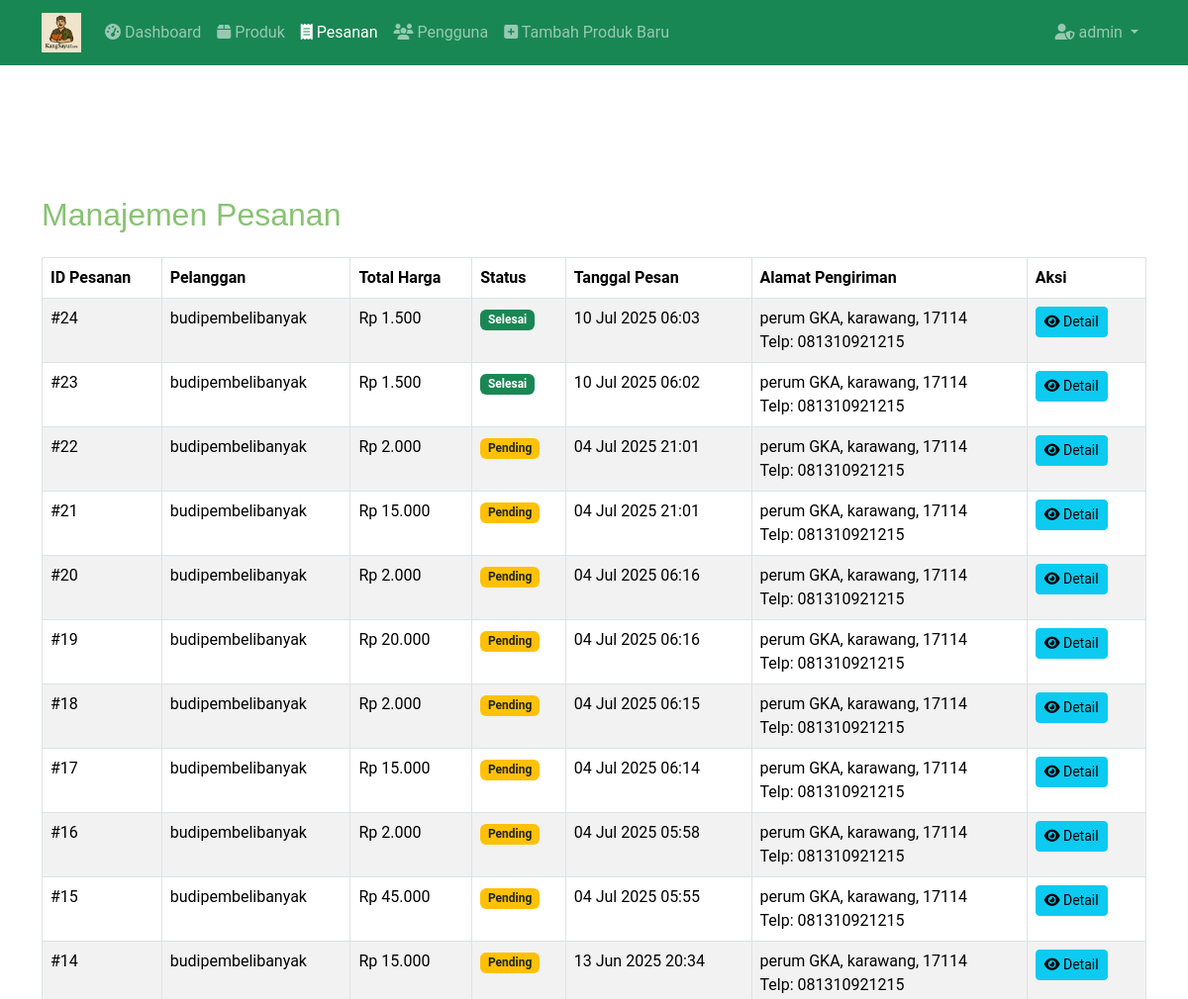
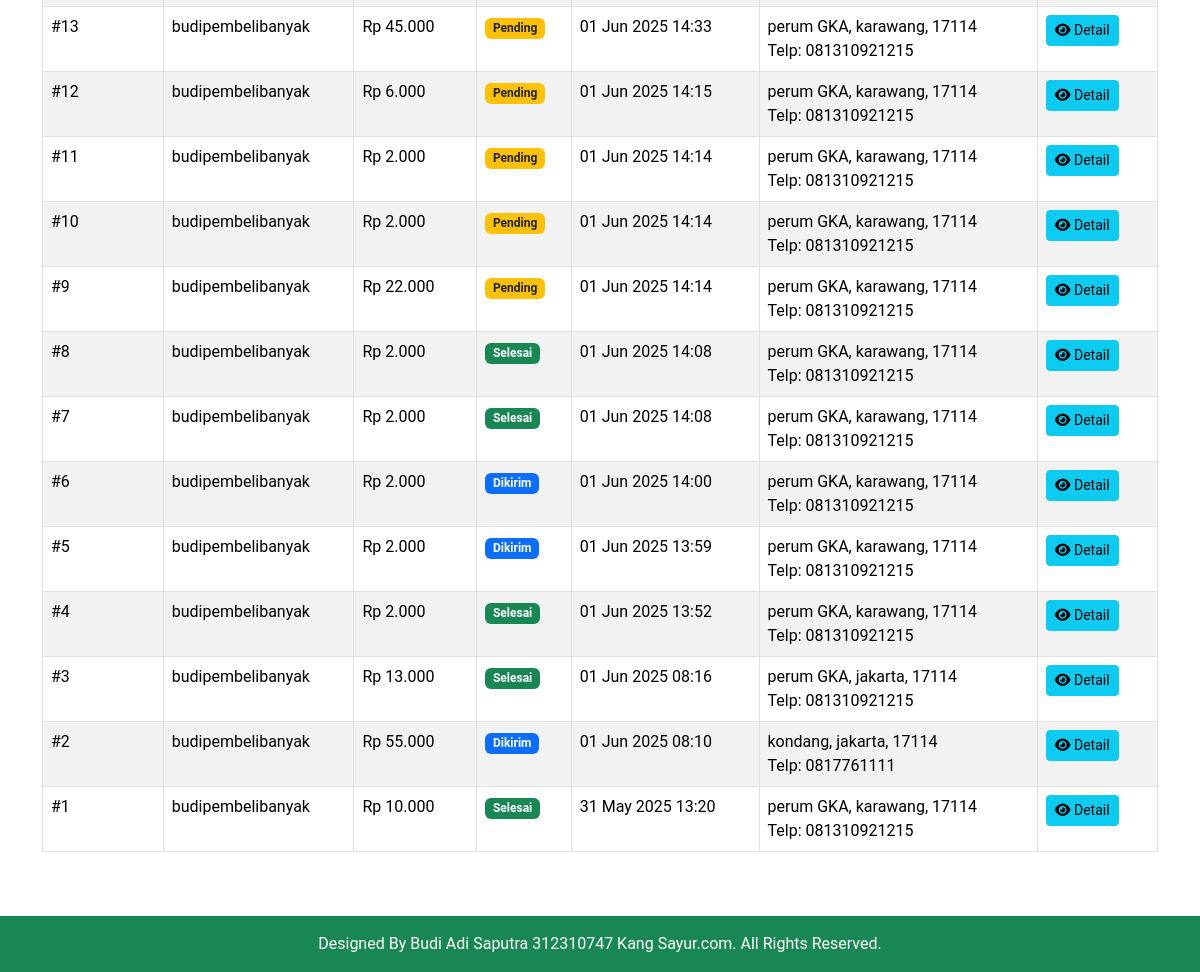
Page /sayuran/admin/admin_orders.php (signed in) on the committed database (2 pictures, top to bottom).
### tables this page shows
CREATE TABLE `orders` (
  `id` int(11) NOT NULL,
  `user_id` int(11) NOT NULL,
  `total_amount` decimal(10,2) NOT NULL,
  `status` enum('pending','processing','shipped','completed','cancelled') DEFAULT 'pending',
  `order_date` datetime DEFAULT current_timestamp(),
  `shipping_address_id` int(11) DEFAULT NULL,
  `billing_address_id` int(11) DEFAULT NULL,
  `notes` text DEFAULT NULL,
  `payment_method` varchar(100) NOT NULL DEFAULT '''COD''' COMMENT 'Metode pembayaran pesanan'
);

CREATE TABLE `users` (
  `id` int(11) NOT NULL,
  `username` varchar(50) NOT NULL,
  `password` varchar(255) NOT NULL,
  `email` varchar(100) NOT NULL,
  `phone_number` varchar(20) DEFAULT NULL,
  `nama` varchar(100) DEFAULT NULL,
  `role` enum('admin','penjual','pembeli') DEFAULT 'pembeli',
  `created_at` timestamp NOT NULL DEFAULT current_timestamp()
);

CREATE TABLE `addresses` (
  `id` int(11) NOT NULL,
  `user_id` int(11) NOT NULL,
  `address_line1` varchar(255) NOT NULL,
  `address_line2` varchar(255) DEFAULT NULL,
  `city` varchar(100) NOT NULL,
  `province` varchar(100) DEFAULT NULL,
  `postal_code` varchar(10) NOT NULL,
  `phone_number` varchar(20) NOT NULL,
  `is_default` tinyint(1) DEFAULT 0,
  `type` enum('shipping','billing') DEFAULT 'shipping',
  `created_at` timestamp NOT NULL DEFAULT current_timestamp()
);

### sayuran/admin/admin_orders.php (the view, shortened to what this page needs)
<?php
include_once __DIR__ . '/admin_header.php';
$orders = [];
try {
    $pdo = get_pdo_connection();
    $stmt = $pdo->prepare("
        SELECT
            o.id AS order_id,
            o.user_id,
            u.username AS customer_username,
            o.total_amount,
            o.status,
            o.order_date,
            a.address_line1,
            a.city,
            a.postal_code,
            a.phone_number AS shipping_phone_number
        FROM orders o
        JOIN users u ON o.user_id = u.id
        JOIN addresses a ON o.shipping_address_id = a.id
        ORDER BY o.order_date DESC
    ");
    $stmt->execute();
    $orders = $stmt->fetchAll(PDO::FETCH_ASSOC);
} catch (PDOException $e) {
    $error_message = "Terjadi kesalahan database saat mengambil data pesanan: " . $e->getMessage();
}
?>
<div class="container mt-5">
    <h2 class="mb-4">Manajemen Pesanan</h2>
    <?php if (empty($orders)): ?>
        <div class="alert alert-info text-center" role="alert">
            Belum ada pesanan yang masuk saat ini.
        </div>
    <?php else: ?>
        <div class="table-responsive">
            <table class="table table-bordered table-striped">
                <thead>
                    <tr>
                        <th>ID Pesanan</th>
                        <th>Pelanggan</th>
                        <th>Total Harga</th>
                        <th>Status</th>
                        <th>Tanggal Pesan</th>
                        <th>Alamat Pengiriman</th>
                        <th>Aksi</th>
                    </tr>
                </thead>
                <tbody>
                    <?php foreach ($orders as $order): ?>
                        <tr>
                            <td>#<?php echo htmlspecialchars($order['order_id']); ?></td>
                            <td><?php echo htmlspecialchars($order['customer_username']); ?></td>
                            <td>Rp <?php echo number_format($order['total_amount'], 0, ',', '.'); ?></td>
                            <td>
                                <span class="badge
                                    <?php
                                        if ($order['status'] == 'pending') {
                                            echo 'bg-warning text-dark';
                                        } elseif ($order['status'] == 'processed') {
                                            echo 'bg-info';
                                        } elseif ($order['status'] == 'shipped') {
                                            echo 'bg-primary';
                                        } elseif ($order['status'] == 'completed') {
                                            echo 'bg-success';
                                        } elseif ($order['status'] == 'cancelled') {
                                            echo 'bg-danger';
                                        } else {
                                            echo 'bg-secondary';
                                        }
                                    ?>">
                                    <?php
                                        if ($order['status'] == 'pending') {
                                            echo 'Pending';
                                        } elseif ($order['status'] == 'processed') {
                                            echo 'Diproses';
                                        } elseif ($order['status'] == 'shipped') {
                                            echo 'Dikirim';
                                        } elseif ($order['status'] == 'completed') {
                                            echo 'Selesai';
                                        } elseif ($order['status'] == 'cancelled') {
                                            echo 'Dibatalkan';
                                        } else {
                                            echo 'Tidak Diketahui';
                                        }
                                    ?>
                                </span>
                            </td>
                            <td><?php echo date('d M Y H:i', strtotime($order['order_date'])); ?></td>
                            <td>
                                <?php
                                    echo htmlspecialchars($order['address_line1'] . ', ' . $order['city'] . ', ' . $order['postal_code']);
                                    if (!empty($order['shipping_phone_number'])) {
                                        echo '<br>Telp: ' . htmlspecialchars($order['shipping_phone_number']);
                                    }
                                ?>
                            </td>
                            <td>
                                <a href="order_detail.php?order_id=<?php echo htmlspecialchars($order['order_id']); ?>" class="btn btn-sm btn-info me-2"><i class="fas fa-eye"></i> Detail</a>
                            </td>
                        </tr>
                    <?php endforeach; ?>
                </tbody>
            </table>
        </div>
    <?php endif; ?>
</div>
<?php include_once __DIR__ . '/../include/footer.php'; ?>

### sayuran/assets/css/main.css (style rules this page uses)
:root { --default-font: "Roboto", system-ui, -apple-system, "Segoe UI", Roboto, "Helvetica Neue", Arial, "Noto Sans", "Liberation Sans", sans-serif, "Apple Color Emoji", "Segoe UI Emoji", "Segoe UI Symbol", "Noto Color Emoji"; --heading-font: "Nunito", sans-serif; --nav-font: "Inter", sans-serif; }
:root { --background-color: #ffffff; --default-color: #31511E; --heading-color: #88C273; --accent-color: #859F3D; --surface-color: #ffffff; --contrast-color: #ffffff; }
:root { --nav-color: #313336; --nav-hover-color: #859F3D; --nav-mobile-background-color: #ffffff; --nav-dropdown-background-color: #ffffff; --nav-dropdown-color: #313336; --nav-dropdown-hover-color: #859F3D; }
:root { scroll-behavior: smooth; }
body { color: var(--default-color); background-color: transparent; font-family: var(--default-font); padding-top: 80px; }
a { color: var(--accent-color); text-decoration: none; transition: 0.3s; }
h1, h2, h3, h4, h5, h6 { color: var(--heading-color); font-family: var(--heading-font); }

### rows in the picture
orders: id "24", user.username "budipembelibanyak", total_amount "1.500", status "Selesai", order_date "10 Jul 2025 06:03", shipping_address.postal_code "perum GKA, karawang, 17114", shipping_address.phone_number "081310921215"
orders: id "23", user.username "budipembelibanyak", total_amount "1.500", status "Selesai", order_date "10 Jul 2025 06:02", shipping_address.postal_code "perum GKA, karawang, 17114", shipping_address.phone_number "081310921215"
orders: id "22", user.username "budipembelibanyak", total_amount "2.000", status "Pending", order_date "04 Jul 2025 21:01", shipping_address.postal_code "perum GKA, karawang, 17114", shipping_address.phone_number "081310921215"
orders: id "21", user.username "budipembelibanyak", total_amount "15.000", status "Pending", order_date "04 Jul 2025 21:01", shipping_address.postal_code "perum GKA, karawang, 17114", shipping_address.phone_number "081310921215"
orders: id "20", user.username "budipembelibanyak", total_amount "2.000", status "Pending", order_date "04 Jul 2025 06:16", shipping_address.postal_code "perum GKA, karawang, 17114", shipping_address.phone_number "081310921215"
orders: id "19", user.username "budipembelibanyak", total_amount "20.000", status "Pending", order_date "04 Jul 2025 06:16", shipping_address.postal_code "perum GKA, karawang, 17114", shipping_address.phone_number "081310921215"
orders: id "18", user.username "budipembelibanyak", total_amount "2.000", status "Pending", order_date "04 Jul 2025 06:15", shipping_address.postal_code "perum GKA, karawang, 17114", shipping_address.phone_number "081310921215"
orders: id "17", user.username "budipembelibanyak", total_amount "15.000", status "Pending", order_date "04 Jul 2025 06:14", shipping_address.postal_code "perum GKA, karawang, 17114", shipping_address.phone_number "081310921215"
orders: id "16", user.username "budipembelibanyak", total_amount "2.000", status "Pending", order_date "04 Jul 2025 05:58", shipping_address.postal_code "perum GKA, karawang, 17114", shipping_address.phone_number "081310921215"
orders: id "15", user.username "budipembelibanyak", total_amount "45.000", status "Pending", order_date "04 Jul 2025 05:55", shipping_address.postal_code "perum GKA, karawang, 17114", shipping_address.phone_number "081310921215"
orders: id "14", user.username "budipembelibanyak", total_amount "15.000", status "Pending", order_date "13 Jun 2025 20:34", shipping_address.postal_code "perum GKA, karawang, 17114", shipping_address.phone_number "081310921215"
orders: id "13", user.username "budipembelibanyak", total_amount "45.000", status "Pending", order_date "01 Jun 2025 14:33", shipping_address.postal_code "perum GKA, karawang, 17114", shipping_address.phone_number "081310921215"
orders: id "12", user.username "budipembelibanyak", total_amount "6.000", status "Pending", order_date "01 Jun 2025 14:15", shipping_address.postal_code "perum GKA, karawang, 17114", shipping_address.phone_number "081310921215"
orders: id "11", user.username "budipembelibanyak", total_amount "2.000", status "Pending", order_date "01 Jun 2025 14:14", shipping_address.postal_code "perum GKA, karawang, 17114", shipping_address.phone_number "081310921215"
orders: id "10", user.username "budipembelibanyak", total_amount "2.000", status "Pending", order_date "01 Jun 2025 14:14", shipping_address.postal_code "perum GKA, karawang, 17114", shipping_address.phone_number "081310921215"
orders: id "9", user.username "budipembelibanyak", total_amount "22.000", status "Pending", order_date "01 Jun 2025 14:14", shipping_address.postal_code "perum GKA, karawang, 17114", shipping_address.phone_number "081310921215"
orders: id "8", user.username "budipembelibanyak", total_amount "2.000", status "Selesai", order_date "01 Jun 2025 14:08", shipping_address.postal_code "perum GKA, karawang, 17114", shipping_address.phone_number "081310921215"
orders: id "7", user.username "budipembelibanyak", total_amount "2.000", status "Selesai", order_date "01 Jun 2025 14:08", shipping_address.postal_code "perum GKA, karawang, 17114", shipping_address.phone_number "081310921215"
orders: id "6", user.username "budipembelibanyak", total_amount "2.000", status "Dikirim", order_date "01 Jun 2025 14:00", shipping_address.postal_code "perum GKA, karawang, 17114", shipping_address.phone_number "081310921215"
orders: id "5", user.username "budipembelibanyak", total_amount "2.000", status "Dikirim", order_date "01 Jun 2025 13:59", shipping_address.postal_code "perum GKA, karawang, 17114", shipping_address.phone_number "081310921215"
orders: id "4", user.username "budipembelibanyak", total_amount "2.000", status "Selesai", order_date "01 Jun 2025 13:52", shipping_address.postal_code "perum GKA, karawang, 17114", shipping_address.phone_number "081310921215"
orders: id "3", user.username "budipembelibanyak", total_amount "13.000", status "Selesai", order_date "01 Jun 2025 08:16", shipping_address.postal_code "perum GKA, jakarta, 17114", shipping_address.phone_number "081310921215"
orders: id "2", user.username "budipembelibanyak", total_amount "55.000", status "Dikirim", order_date "01 Jun 2025 08:10", shipping_address.postal_code "kondang, jakarta, 17114", shipping_address.phone_number "0817761111"
orders: id "1", user.username "budipembelibanyak", total_amount "10.000", status "Selesai", order_date "31 May 2025 13:20", shipping_address.postal_code "perum GKA, karawang, 17114", shipping_address.phone_number "081310921215"

### other values in the picture
$_SESSION['username'] "admin"
